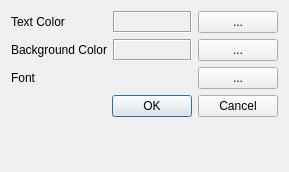
<?xml version="1.0" encoding="UTF-8"?>
<ui version="4.0">
 <class>ViewerOptDialog</class>
 <widget class="QWidget" name="ViewerOptDialog">
  <property name="geometry">
   <rect>
    <x>0</x>
    <y>0</y>
    <width>289</width>
    <height>172</height>
   </rect>
  </property>
  <property name="windowTitle">
   <string>Viewer Options</string>
  </property>
  <property name="toolTip">
   <string/>
  </property>
  <layout class="QGridLayout" name="gridLayout">
   <item row="1" column="1">
    <widget class="QLabel" name="lbColorBackground">
     <property name="frameShape">
      <enum>QFrame::Box</enum>
     </property>
     <property name="frameShadow">
      <enum>QFrame::Sunken</enum>
     </property>
    </widget>
   </item>
   <item row="0" column="0">
    <widget class="QLabel" name="label6">
     <property name="text">
      <string>Text Color</string>
     </property>
     <property name="buddy">
      <cstring>btnColorText</cstring>
     </property>
    </widget>
   </item>
   <item row="1" column="0">
    <widget class="QLabel" name="label1">
     <property name="enabled">
      <bool>true</bool>
     </property>
     <property name="text">
      <string>Background Color</string>
     </property>
     <property name="buddy">
      <cstring>btnColorBackground</cstring>
     </property>
    </widget>
   </item>
   <item row="0" column="1">
    <widget class="QLabel" name="lbColorText">
     <property name="frameShape">
      <enum>QFrame::Box</enum>
     </property>
     <property name="frameShadow">
      <enum>QFrame::Sunken</enum>
     </property>
    </widget>
   </item>
   <item row="2" column="2">
    <widget class="QPushButton" name="btnFont">
     <property name="toolTip">
      <string>Select font</string>
     </property>
     <property name="text">
      <string>...</string>
     </property>
    </widget>
   </item>
   <item row="1" column="2">
    <widget class="QPushButton" name="btnColorBackground">
     <property name="toolTip">
      <string>Select background color</string>
     </property>
     <property name="text">
      <string>...</string>
     </property>
    </widget>
   </item>
   <item row="0" column="2">
    <widget class="QPushButton" name="btnColorText">
     <property name="toolTip">
      <string>Select text color</string>
     </property>
     <property name="text">
      <string>...</string>
     </property>
    </widget>
   </item>
   <item row="2" column="1">
    <widget class="QLabel" name="fontLabel">
     <property name="text">
      <string/>
     </property>
    </widget>
   </item>
   <item row="2" column="0">
    <widget class="QLabel" name="label15">
     <property name="text">
      <string>Font</string>
     </property>
     <property name="buddy">
      <cstring>btnFont</cstring>
     </property>
    </widget>
   </item>
   <item row="4" column="0" colspan="3">
    <widget class="QWidget" name="widget" native="true">
     <layout class="QHBoxLayout" name="horizontalLayout">
      <property name="leftMargin">
       <number>0</number>
      </property>
      <property name="topMargin">
       <number>0</number>
      </property>
      <property name="rightMargin">
       <number>0</number>
      </property>
      <property name="bottomMargin">
       <number>0</number>
      </property>
     </layout>
    </widget>
   </item>
   <item row="3" column="0" colspan="3">
    <widget class="QDialogButtonBox" name="buttonBox">
     <property name="standardButtons">
      <set>QDialogButtonBox::Cancel|QDialogButtonBox::Ok</set>
     </property>
    </widget>
   </item>
  </layout>
 </widget>
 <resources/>
 <connections/>
</ui>
